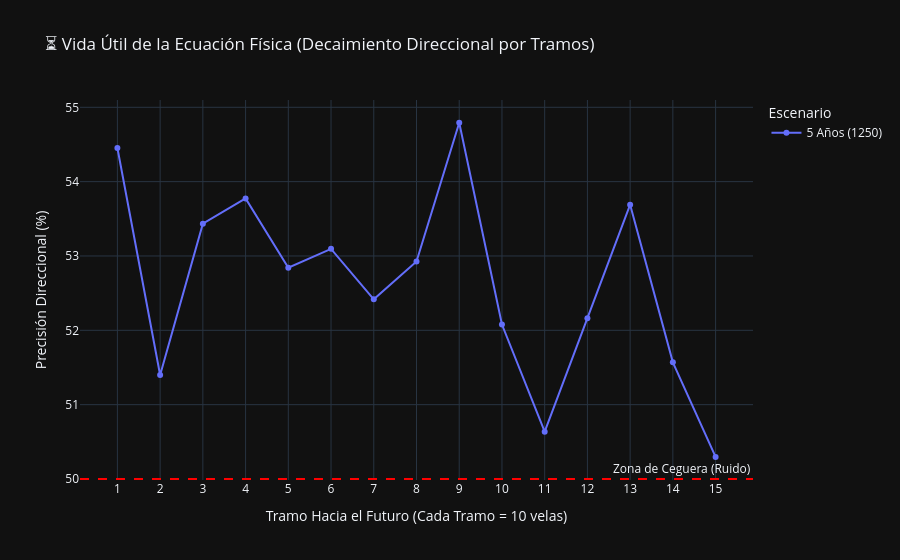

Notebook code for this chart:
### Markdown cell above
### ⏳ Módulo 3: La Curva de Decaimiento Predictivo (The Decay Curve)
¿Hasta qué punto en el futuro la ecuación física pierde su fuerza de gravedad y es superada por el ruido del mercado? 
Aquí graficamos la caída de la precisión por **Tramos de 10 Velas** (del Tramo 1 al Tramo 15).

### Code cell
if not df_clean.empty:
    hit_cols = [f'Hit_B{i}' for i in range(1, 16)]
    
    # Promedio global según el Escenario (Periodo + Intervalo)
    decay_df = df_clean.groupby('Escenario')[hit_cols].mean().reset_index()
    
    # Transponer los datos (Melt) para que Plotly pueda dibujar la serie de tiempo
    decay_melted = pd.melt(decay_df, id_vars=['Escenario'], value_vars=hit_cols, 
                           var_name='Bloque_Futuro', value_name='Hit_Ratio')
    
    # Extraer el número de Tramo para el Eje X (1 al 15)
    decay_melted['Hit_Ratio'] = decay_melted['Hit_Ratio'] * 100
    decay_melted['Tramo_Futuro'] = decay_melted['Bloque_Futuro'].str.extract('(\d+)').astype(int)
    
    fig = px.line(decay_melted, x='Tramo_Futuro', y='Hit_Ratio', color='Escenario', markers=True,
                  title="⏳ Vida Útil de la Ecuación Física (Decaimiento Direccional por Tramos)",
                  labels={'Tramo_Futuro': 'Tramo Hacia el Futuro (Cada Tramo = 10 velas)', 'Hit_Ratio': 'Precisión Direccional (%)'})
    
    fig.add_hline(y=50, line_dash="dash", line_color="red", annotation_text="Zona de Ceguera (Ruido)")
    fig.update_xaxes(dtick=1) # Mostrar todos los números del 1 al 15 en el eje X
    fig.update_layout(template='plotly_dark')
    fig.show()

### Figure 1 — Plotly figure (JSON) as saved in the notebook; plotly's stock layout.template omitted (floating-point values rounded to 4 significant figures)
{"data": [{"hovertemplate": "Escenario=5 Años (1250)<br>Tramo Hacia el Futuro (Cada Tramo = 10 velas)=%{x}<br>Precisión Direccional (%)=%{y}<extra></extra>", "legendgroup": "5 Años (1250)", "line": {"color": "#636efa", "dash": "solid"}, "marker": {"symbol": "circle"}, "mode": "lines+markers", "name": "5 Años (1250)", "orientation": "v", "showlegend": true, "type": "scatter", "x": [1, 2, 3, 4, 5, 6, 7, 8, 9, 10, 11, 12, 13, 14, 15], "xaxis": "x", "y": [54.45, 51.4, 53.44, 53.77, 52.84, 53.1, 52.42, 52.93, 54.79, 52.08, 50.64, 52.16, 53.69, 51.57, 50.3], "yaxis": "y"}], "layout": {"annotations": [{"showarrow": false, "text": "Zona de Ceguera (Ruido)", "x": 1, "xanchor": "right", "xref": "x domain", "y": 50, "yanchor": "bottom", "yref": "y"}], "legend": {"title": {"text": "Escenario"}, "tracegroupgap": 0}, "shapes": [{"line": {"color": "red", "dash": "dash"}, "type": "line", "x0": 0, "x1": 1, "xref": "x domain", "y0": 50, "y1": 50, "yref": "y"}], "title": {"text": "⏳ Vida Útil de la Ecuación Física (Decaimiento Direccional por Tramos)"}, "xaxis": {"anchor": "y", "domain": [0, 1], "dtick": 1, "title": {"text": "Tramo Hacia el Futuro (Cada Tramo = 10 velas)"}}, "yaxis": {"anchor": "x", "domain": [0, 1], "title": {"text": "Precisión Direccional (%)"}}}}
